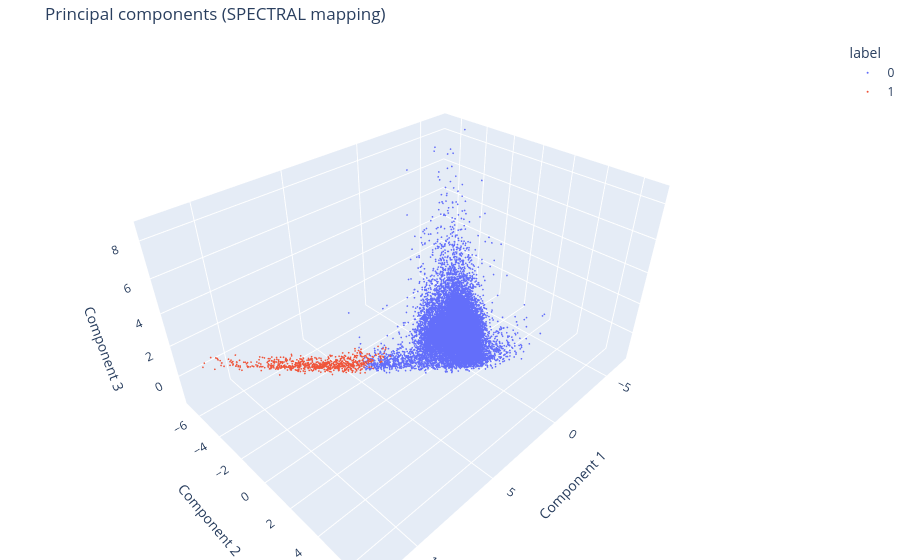

The notebook cell saved with this chart:
### Code cell
plot_3d_plotly(pca_3c.transform(X_data), spectral_labels, title="Principal components (SPECTRAL mapping)")

### Figure 1 — Plotly figure (JSON) as saved in the notebook; plotly's stock layout.template omitted (floating-point values rounded to 4 significant figures; data arrays with more than 128 entries replaced by an {"elided": "..."} marker saying what was removed)
{"data": [{"hovertemplate": "label=0<br>Component 1=%{x}<br>Component 2=%{y}<br>Component 3=%{z}<extra></extra>", "legendgroup": "0", "marker": {"color": "#636efa", "symbol": "circle", "size": 1}, "mode": "markers", "name": "0", "scene": "scene", "showlegend": true, "x": {"elided": "17189 float values"}, "y": {"elided": "17189 float values"}, "z": {"elided": "17189 float values"}, "type": "scatter3d"}, {"hovertemplate": "label=1<br>Component 1=%{x}<br>Component 2=%{y}<br>Component 3=%{z}<extra></extra>", "legendgroup": "1", "marker": {"color": "#EF553B", "symbol": "circle", "size": 1}, "mode": "markers", "name": "1", "scene": "scene", "showlegend": true, "x": {"elided": "709 float values"}, "y": {"elided": "709 float values"}, "z": {"elided": "709 float values"}, "type": "scatter3d"}], "layout": {"scene": {"domain": {"x": [0.0, 1.0], "y": [0.0, 1.0]}, "xaxis": {"title": {"text": "Component 1"}}, "yaxis": {"title": {"text": "Component 2"}}, "zaxis": {"title": {"text": "Component 3"}}}, "legend": {"title": {"text": "label"}, "tracegroupgap": 0}, "title": {"text": "Principal components (SPECTRAL mapping)"}, "margin": {"l": 0, "r": 0, "b": 0, "t": 40}}}
